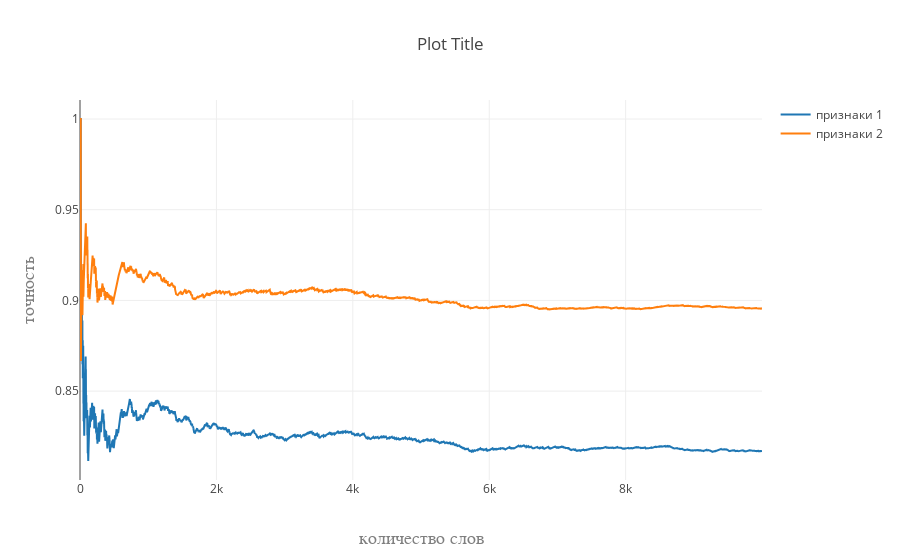

The cell this chart's notebook holds for it:
### Code cell
from plotly.offline import download_plotlyjs, init_notebook_mode, plot, iplot
import plotly.graph_objs as go

init_notebook_mode(True)

precision = []
precision2 = []

with open('precision.csv', 'r') as fin:
    for line in fin:
        precision.append(line.split()[3])
    # for
# with

with open('result_plus_one.csv') as fin:
    for line in fin:
        precision2.append(line.split(',')[2])
    # for
# with

trace = go.Scatter(y=precision[:10000], name=u"признаки 1")
trace2 = go.Scatter(y=precision2[:10000], name=u"признаки 2")

layout = go.Layout(
    title='Plot Title',
    xaxis=dict(
        title=u'количество слов',
        titlefont=dict(
            family='Courier New, monospace',
            size=18,
            color='#7f7f7f'
        )
    ),
    yaxis=dict(
        title=u'точность',
        titlefont=dict(
            family='Courier New, monospace',
            size=18,
            color='#7f7f7f'
        )
    )
)

fig = go.Figure(data=[trace, trace2], layout=layout)

iplot(fig, show_link=False)

### Figure 1 — Plotly figure (JSON) as saved in the notebook; plotly's stock layout.template omitted (floating-point values rounded to 4 significant figures; data arrays with more than 128 entries replaced by an {"elided": "..."} marker saying what was removed)
{"data": [{"name": "признаки 1", "type": "scatter", "y": {"elided": "10000 str values"}}, {"name": "признаки 2", "type": "scatter", "y": {"elided": "10000 str values"}}], "layout": {"title": "Plot Title", "xaxis": {"title": "количество слов", "titlefont": {"color": "#7f7f7f", "family": "Courier New, monospace", "size": 18}}, "yaxis": {"title": "точность", "titlefont": {"color": "#7f7f7f", "family": "Courier New, monospace", "size": 18}}}}
